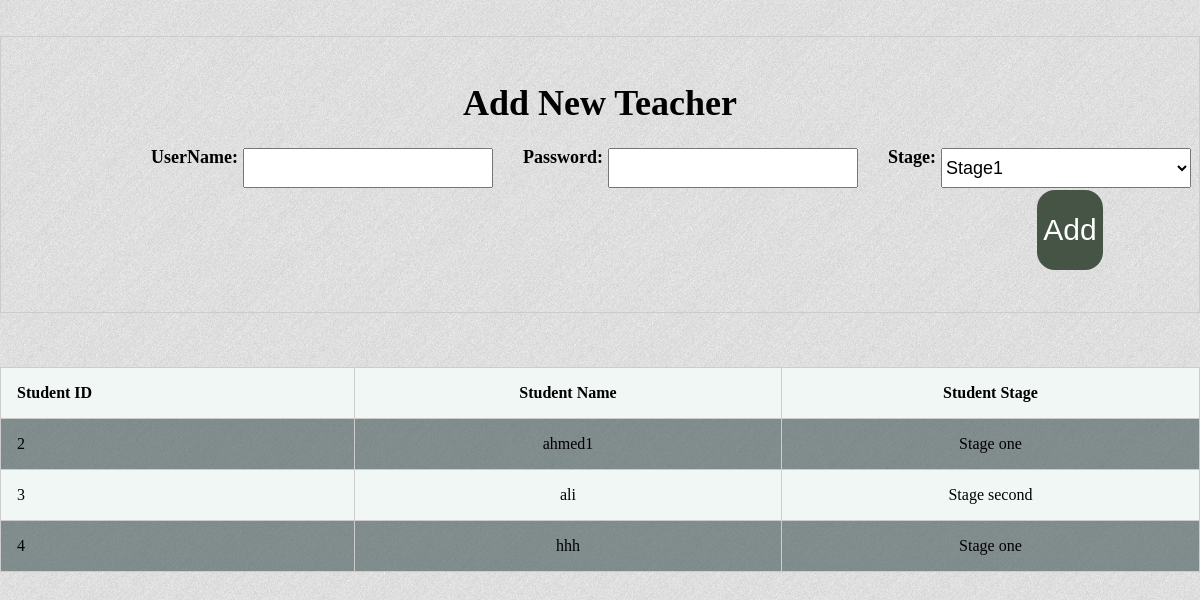
The page /ExaminationProject/StudentsPages/Studentspage.php (signed in) on the database as committed earlier.
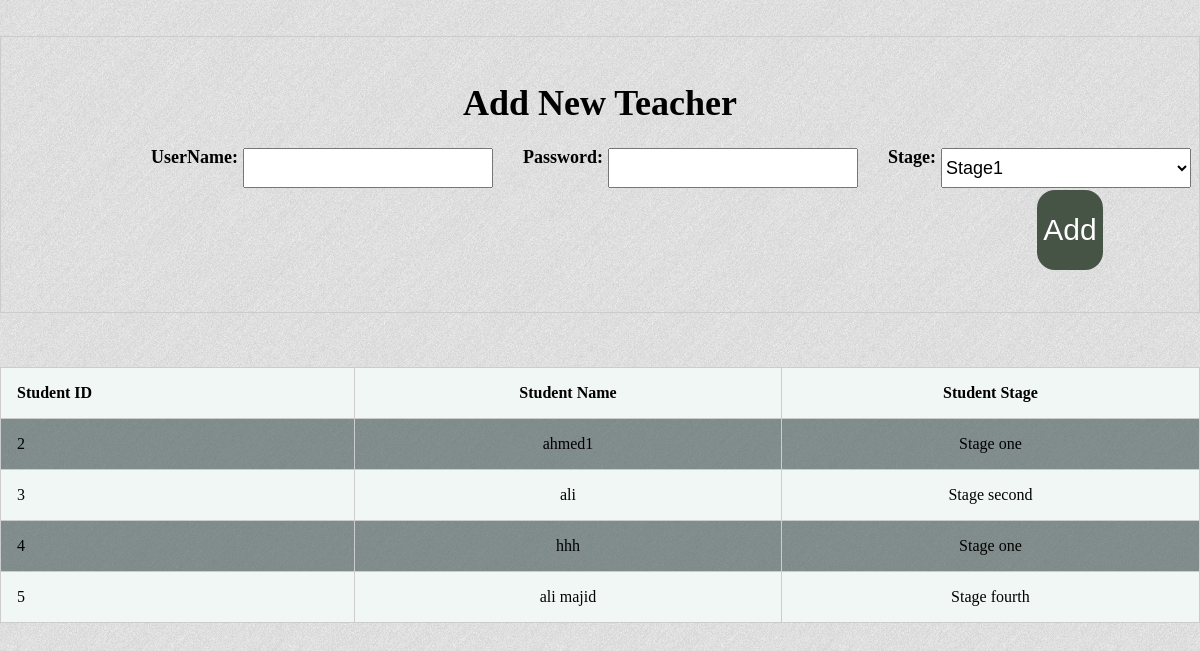
The same page on the database as committed later.
### tables this page shows
CREATE TABLE `studentstable` (
  `StID` int(11) NOT NULL,
  `StName` text NOT NULL,
  `StPassword` text NOT NULL,
  `StLevel` int(11) NOT NULL
);

### ExaminationProject/StudentsPages/Studentspage.php (the view, shortened to what this page needs)
<html>
<head>
<link rel="stylesheet" href="../Style/Style.css">
</head>
<body background="../img/bg.jpg">
 <br>
 <br>
 <center>
 <div class="AddnewTeacherBox">
 <form action="./AddNewSt.php" class="AddBox" method="post">
   <br><h1>Add New Teacher </h1>
     <div class="BoxesClass">
 <center>
   <h4 class="h3Text">UserName:  </h4>
   <input class="TheBox" type="text" name="UserName">
   <h4 class="h3Text">Password:  </h4>
   <input class="TheBox" type="password" name="Password">
   <h4 class="h3Text">Stage:   </h4>
   <select class="TheBox"  name="StLevel">
 <option value="1">Stage1</option>
 </select><br><br></center>
 </div>
 <center>
 <input class="AddBT" type="submit" value="Add"></center><br><br>
 </form></div></center><br><br>
 <?php
GetStudntsTable();
  ?>
</body>
</html>
<?php
  function GetStudntsTable() {
   include '../Connection.php';
     $sql = "SELECT * FROM studentstable ";
 $result = $mysqli->query($sql);
   echo "<table class='MyTable' border='1'>
   <tr>
   <th>Student ID</th>
   <th>Student Name</th>
   <th>Student Stage</th>
   </tr>";
   while($TheTable=mysqli_fetch_array($result))
   {
   echo "<tr>";
   echo "<td>" . $TheTable['StID'] . "</td>";
   echo "<td>" . $TheTable['StName'] . "</td>";
if($TheTable['StLevel']==1)
     echo "<td>Stage one</td>";
     if($TheTable['StLevel']==2)
          echo "<td>Stage second</td>";
               if($TheTable['StLevel']==4)
                    echo "<td>Stage fourth</td>";
   echo "</tr>";
   }
   echo "</table>";
 } ?>

Rows that differ between the two databases and show on the page:
added studentstable: StID "5", StName "ali majid", StLevel "Stage fourth"
